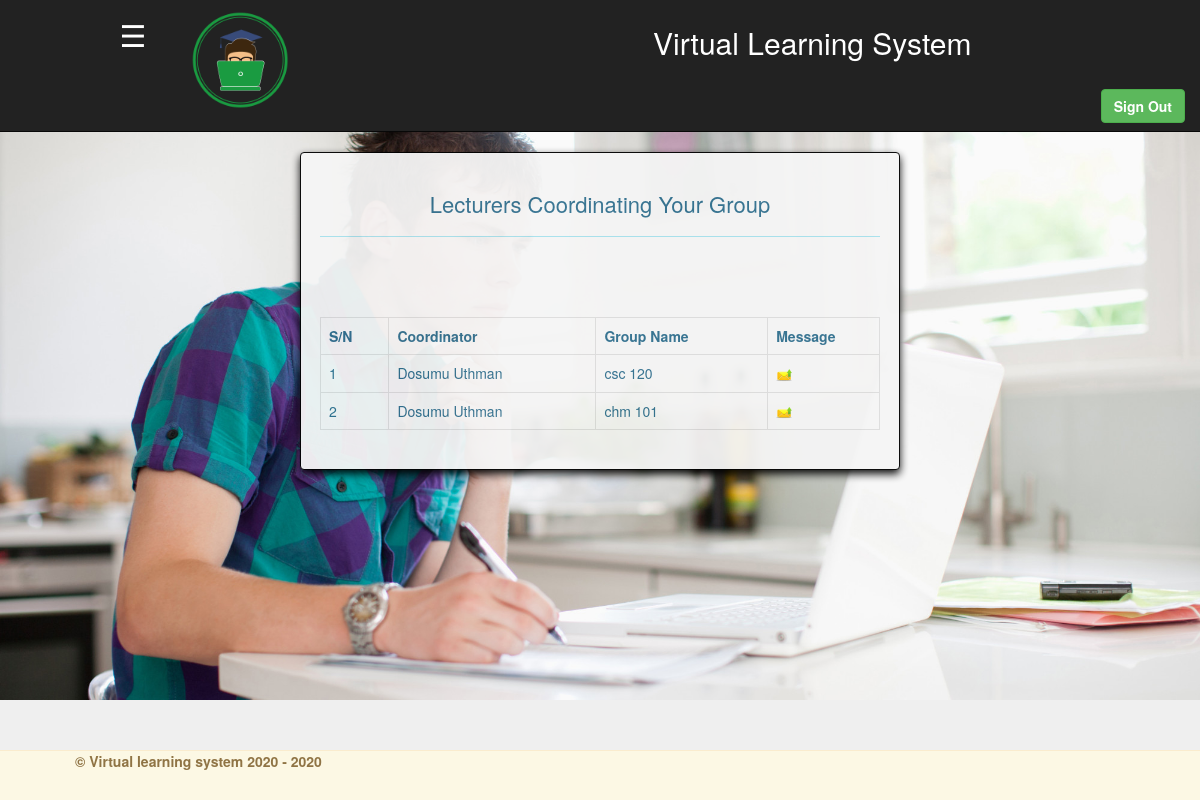
Screenshot of /lecturers.php (signed in) with the database file from the repository.
### tables this page shows
CREATE TABLE `registered_group` (
  `id` int(11) NOT NULL auto_increment,
  `student_id` int(11) NOT NULL,
  `student_username` varchar(100) NOT NULL,
  `group_name` varchar(100) NOT NULL,
  `reg_date` varchar(50) NOT NULL,
  PRIMARY KEY  (`id`)
);

CREATE TABLE `course` (
  `id` int(11) NOT NULL auto_increment,
  `course_code` varchar(50) NOT NULL,
  `course_title` varchar(100) NOT NULL,
  `level` varchar(100) NOT NULL,
  `unit` int(11) NOT NULL,
  `semester` varchar(20) NOT NULL,
  `status` varchar(10) NOT NULL,
  `lecturer_id` int(11) NOT NULL,
  `fullname` varchar(200) NOT NULL,
  PRIMARY KEY  (`id`)
);

### lecturers.php (the view, shortened to what this page needs)
<?php
include("connect.php");
$ses_id=$_SESSION['id'];
?>
<!DOCTYPE html>
<html lang = "eng">
	<head>
		<link rel = "stylesheet" type = "text/css" href = "css/bootstrap.css"/>
	</head>
	<body class = "alert-info">
		<nav class = "navbar navbar-inverse navbar-fixed-top">
			<div class = "container-fluid">
<div class = "navbar-header" style="margin-top:1%; margin-bottom:-2.5%;">
<span style="font-size:30px; cursor:pointer; color:white; float:left; margin-left:5%; padding-top:3px;" class="menu" title="Menu" onclick="openNav()">&#9776;</span>&nbsp;&nbsp;&nbsp;&nbsp;&nbsp;&nbsp;
					<img src="img/Icon-01studen writting exam.png" width="11%" style="margin-left:2%;">
					<a href="home.php"><h1 class = "navbar-text pull-right" style="text-align:center; margin-right:-1%; font-size:30px; color:white;">Virtual Learning System</h1></a>
				</div>
			</div>
			<div class="collapse navbar-collapse" id="example-nav-collapse">
<span class="normalFont"><a href="logout.php" class="btn btn-success navbar-right navbar-btn"><strong>Sign Out</strong></a></span>
        </div>
		</nav>
			<br />
			<br />
			<br />
			<br />
			<br />
			<br />
			<br /> <div align="center" style="margin-top:-1%; margin-bottom:2%;"> <h2 style="font-size:39px; color:black; text-shadow:0px 2px black;"> </h2></div>
			<?php echo $display;?><div class = "col-lg-3"></div>
			<div class = "col-lg-6 well" style="margin-bottom:5%; border:1px solid black; box-shadow: 0 4px 8px 0 black; opacity:0.95;">
				<h2 style="font-size:22px; text-align:center;">Lecturers Coordinating Your Group</h2><hr>
				<table cellpadding="0" cellspacing="0" border="0" class = "table table-bordered" id="example">
				<tr><th>S/N</th><th>Coordinator</th><th>Group Name</th><th width="20%">Message</th></tr>
				<?php
				$no=0;
				$qry=mysqli_query($conn, "select * from registered_group where student_id='$ses_id'");
				if(mysqli_num_rows($qry)>0){
					while($row=mysqli_fetch_array($qry)){
						$no=$no+1;
						$group_name=$row['group_name'];
						$sql=mysqli_query($conn, "select * from course where course_code='$group_name'");
						$col=mysqli_fetch_array($sql);
						echo '<tr><td>'.$no.'</td><td>'.ucwords($col['fullname']).'</td><td>'.$group_name.'</td><td><a href="message.php?message='.$col['lecturer_id'].'"><img src="img/email send.ico" width="17%"></a></td></tr>';
					}
				}else{
					echo '<tr><td colspan="4">No Group Found!</td></tr>';
				}
				?>
				<br />
				<br />
				<br />
			</div>
		<?php include("footer.php");?>
	</body>
</html>

### lecturers.php (style rules this page uses)
body { background-image:url('img/o-TEEN-BOY-TYPING-ON-LAPTOP-facebook.jpg'); background-attachment:fixed; background-position:center; background-size:100%; background-repeat:no-repeat; }

### rows the page displays
registered_group: course.fullname "Dosumu Uthman", group_name "csc 120"
registered_group: course.fullname "Dosumu Uthman", group_name "chm 101"
